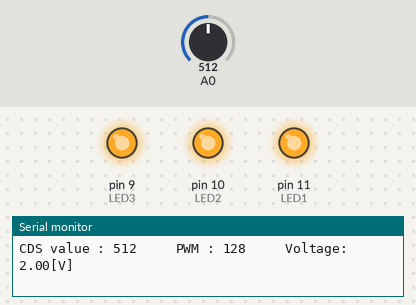
Bench run of a sketch on a simulated Arduino Uno, built with avr-gcc and run on an emulated ATmega328P. Parts: output pins drawn as LEDs (lit = HIGH), the last lines printed to the serial monitor. The inputs (shaded band) are chosen by the test bench; at power-on: A0 = 512.

Above: at 1.2 s.
1.3 s: A0 set to 311
4.3 s: A0 set to 286
At 5.5 s:
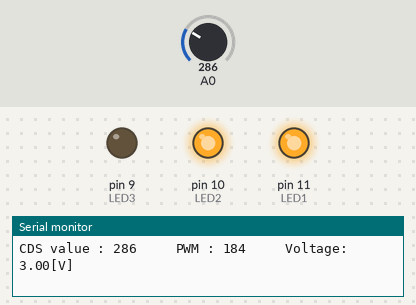
5.8 s: A0 set to 161
7.3 s: A0 set to 137
At 8.2 s:
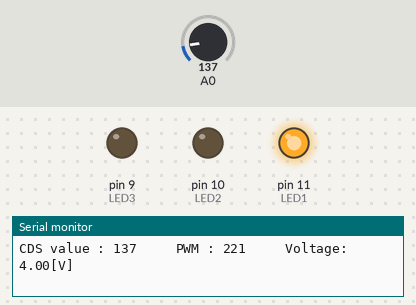
8.8 s: A0 set to 56
10.3 s: A0 set to 44
At 11.7 s:
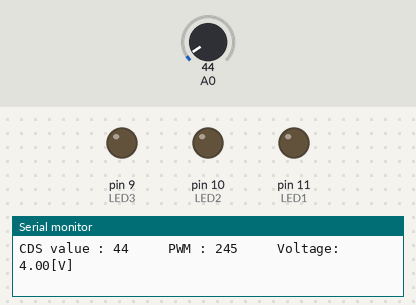
Timing chart, 0 to 12.8 s (numbered marks = the images above; inputs shaded):
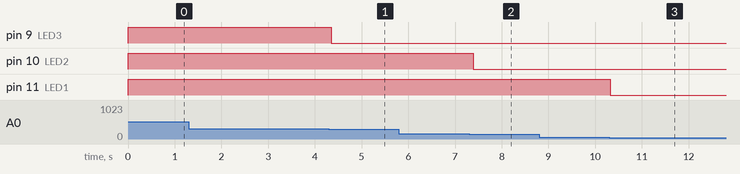

Measured:
- the behaviour switches between 300 and 299 on A0 (found by bisection; images 0 and 1)
- the behaviour switches between 150 and 149 on A0 (found by bisection; images 1 and 2)
- the behaviour switches between 50 and 49 on A0 (found by bisection; images 2 and 3)
- after the input at 4.3 s, pin 9 (LED3): HIGH → LOW after 0.05 s
- after the input at 7.3 s, pin 10 (LED2): HIGH → LOW after 0.09 s
- after the input at 10.3 s, pin 11 (LED1): HIGH → LOW at once

The sketch:

led_light3.ino
```cpp
int sensorValue;
int pwm;
double voltage;
int LED1 = 11;
int LED2 = 10;
int LED3 = 9;

void setup() {
  pinMode(LED1, OUTPUT);
  pinMode(LED2, OUTPUT);
  pinMode(LED3, OUTPUT);
  //pinMode(A0, INPUT);
  Serial.begin(9600);

}

void loop() {
  sensorValue=analogRead(A0);
  pwm = map(sensorValue, 0, 1023, 255, 0);
  //map 매개변수: (값, 측정최저, 측정최고, 변환할 값의 최저, 변환할 값의 최대)
  voltage = map(pwm, 0, 255, 0, 5);

  if(sensorValue >= 300) {
     digitalWrite(LED1, HIGH);
     digitalWrite(LED2, HIGH);
     digitalWrite(LED3, HIGH);
  } else if(sensorValue >= 150) {
      digitalWrite(LED1, HIGH);
     digitalWrite(LED2, HIGH);
     digitalWrite(LED3, LOW);
  } else if(sensorValue >= 50){
    digitalWrite(LED1, HIGH);
     digitalWrite(LED2, LOW);
     digitalWrite(LED3, LOW);
  } else {
    digitalWrite(LED1, LOW);
     digitalWrite(LED2, LOW);
     digitalWrite(LED3, LOW);
  }

  Serial.print("CDS value : ");
  Serial.print(sensorValue);
  Serial.print("     ");
  Serial.print("PWM : ");
  Serial.print(pwm);
  Serial.print("     ");
  Serial.print("Voltage: ");
  Serial.print(voltage);
  Serial.println("[V]");


  delay(100);
}
```
